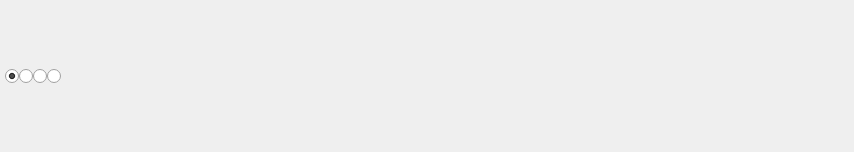
                       <widget class="QWidget" name="scrollAreaWidgetContents_5">
                        <property name="geometry">
                         <rect>
                          <x>0</x>
                          <y>0</y>
                          <width>854</width>
                          <height>152</height>
                         </rect>
                        </property>
                        <layout class="QHBoxLayout" name="horizontalLayout_25">
                         <property name="leftMargin">
                          <number>0</number>
                         </property>
                         <property name="topMargin">
                          <number>0</number>
                         </property>
                         <property name="rightMargin">
                          <number>0</number>
                         </property>
                         <property name="bottomMargin">
                          <number>0</number>
                         </property>
                         <item>
                          <widget class="QFrame" name="drillLabel_4">
                           <layout class="QHBoxLayout" name="horizontalLayout_26">
                            <property name="spacing">
                             <number>0</number>
                            </property>
                            <property name="leftMargin">
                             <number>5</number>
                            </property>
                            <property name="topMargin">
                             <number>5</number>
                            </property>
                            <property name="rightMargin">
                             <number>5</number>
                            </property>
                            <property name="bottomMargin">
                             <number>5</number>
                            </property>
                            <item>
                             <widget class="QRadioButton" name="rectCavity">
                              <property name="sizePolicy">
                               <sizepolicy hsizetype="Fixed" vsizetype="Fixed">
                                <horstretch>0</horstretch>
                                <verstretch>0</verstretch>
                               </sizepolicy>
                              </property>
                              <property name="maximumSize">
                               <size>
                                <width>16777215</width>
                                <height>140</height>
                               </size>
                              </property>
                              <property name="text">
                               <string/>
                              </property>
                              <property name="icon">
                               <iconset>
                                <normalon>:/STEPNCMaster/images/HNCMill/mill13-0.bmp</normalon>
                               </iconset>
                              </property>
                              <property name="iconSize">
                               <size>
                                <width>180</width>
                                <height>150</height>
                               </size>
                              </property>
                              <property name="checked">
                               <bool>true</bool>
                              </property>
                              <property name="autoRepeatDelay">
                               <number>100</number>
                              </property>
                             </widget>
                            </item>
                            <item>
                             <widget class="QRadioButton" name="circleCavity">
                              <property name="sizePolicy">
                               <sizepolicy hsizetype="Fixed" vsizetype="Fixed">
                                <horstretch>0</horstretch>
                                <verstretch>0</verstretch>
                               </sizepolicy>
                              </property>
                              <property name="maximumSize">
                               <size>
                                <width>16777215</width>
                                <height>140</height>
                               </size>
                              </property>
                              <property name="text">
                               <string/>
                              </property>
                              <property name="icon">
                               <iconset>
                                <normalon>:/STEPNCMaster/images/HNCMill/mill14-0.bmp</normalon>
                               </iconset>
                              </property>
                              <property name="iconSize">
                               <size>
                                <width>180</width>
                                <height>150</height>
                               </size>
                              </property>
                              <property name="autoRepeatDelay">
                               <number>100</number>
                              </property>
                             </widget>
                            </item>
                            <item>
                             <widget class="QRadioButton" name="islandCavity">
                              <property name="sizePolicy">
                               <sizepolicy hsizetype="Fixed" vsizetype="Fixed">
                                <horstretch>0</horstretch>
                                <verstretch>0</verstretch>
                               </sizepolicy>
                              </property>
                              <property name="maximumSize">
                               <size>
                                <width>16777215</width>
                                <height>140</height>
                               </size>
                              </property>
                              <property name="text">
                               <string/>
                              </property>
                              <property name="icon">
                               <iconset>
                                <normalon>:/STEPNCMaster/images/HNCMill/mill16-0.bmp</normalon>
                               </iconset>
                              </property>
                              <property name="iconSize">
                               <size>
                                <width>180</width>
                                <height>150</height>
                               </size>
                              </property>
                              <property name="autoRepeatDelay">
                               <number>100</number>
                              </property>
                             </widget>
                            </item>
                            <item>
                             <widget class="QRadioButton" name="SwivelCycle">
                              <property name="sizePolicy">
                               <sizepolicy hsizetype="Fixed" vsizetype="Fixed">
                                <horstretch>0</horstretch>
                                <verstretch>0</verstretch>
                               </sizepolicy>
                              </property>
                              <property name="maximumSize">
                               <size>
                                <width>16777215</width>
                                <height>140</height>
                               </size>
                              </property>
                              <property name="text">
                               <string/>
                              </property>
                              <property name="icon">
                               <iconset>
                                <normalon>:/STEPNCMaster/images/HNCMill/mill18-0.bmp</normalon>
                               </iconset>
                              </property>
                              <property name="iconSize">
                               <size>
                                <width>180</width>
                                <height>150</height>
                               </size>
                              </property>
                              <property name="autoRepeatDelay">
                               <number>100</number>
                              </property>
                             </widget>
                            </item>
                            <item>
                             <spacer name="horizontalSpacer_12">
                              <property name="orientation">
                               <enum>Qt::Horizontal</enum>
                              </property>
                              <property name="sizeHint" stdset="0">
                               <size>
                                <width>26</width>
                                <height>20</height>
                               </size>
                              </property>
                             </spacer>
                            </item>
                           </layout>
                          </widget>
                         </item>
                        </layout>
                       </widget>
